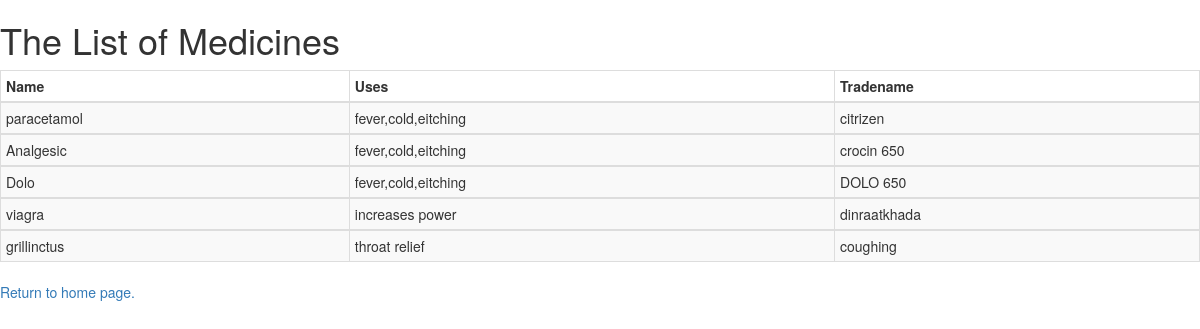
The app's page /medicines, older data.
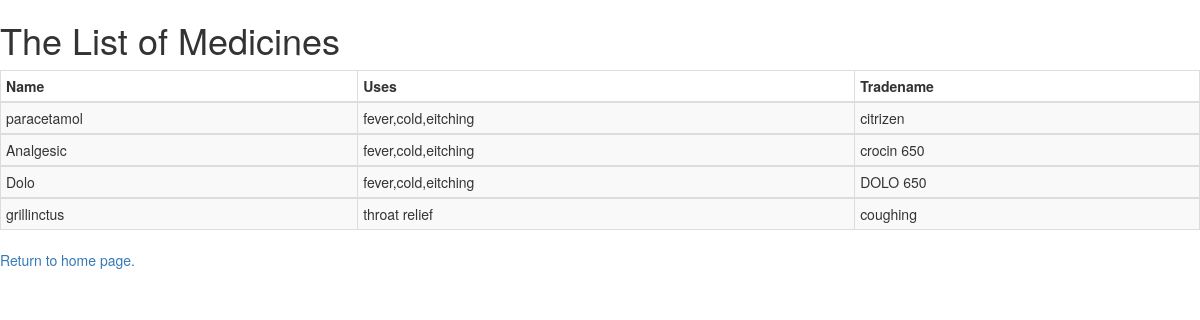
The same page, newer data.
### MedicalDonation/models.py (models this page shows, shortened)
class medicine(models.Model):
    name = models.CharField(max_length=32)
    mfgdate = models.DateField(auto_now=True)
    expdate = models.DateField(auto_now=True)
    manufacturer = models.CharField(max_length=64)
    tradename = models.CharField(max_length=64)
    composition = models.CharField(max_length=64)
    uses = models.CharField(max_length=64)
    quantity = models.PositiveIntegerField()
    sideeffect = models.CharField(max_length=64)
    saltcomposition = models.CharField(max_length=64)
    dosage = models.CharField(max_length=64)

### MedicalDonation/views.py (the view)
# urls.py: path("medicines", views.medicines, name= "Medicine_view"),
def medicines(request):
    context = {
    "medicines": medicine.objects.all()
    }
    return render(request, "MedicalDonation/medicines.html",context)

### MedicalDonation/templates/MedicalDonation/medicines.html (shortened to what this page needs)
<!DOCTYPE html>
<html lang="en" dir="ltr">
  <head>
    <link rel="stylesheet" href="https://maxcdn.bootstrapcdn.com/bootstrap/3.3.7/css/bootstrap.min.css">
  </head>
  <body>
    <h1>The List of Medicines</h1>
    {% load static %}
    <div class="">
      <table border="1" class="table table-striped table-bordered table-hover table-condensed">
        <thead>
          <th> <b>Name</b> </th>
          <th> <b>Uses</b>  </th>
          <th> <b>Tradename</b> </th>
        </thead>
        {% for c in medicines %}
        <tbody>
            <td>{{c.name}}</td>
            <td>{{c.uses}}</td>
            <td>{{c.tradename}}</td>
        </tbody>
        {% endfor  %}
      </table>
      <a href="/">Return to home page.</a>
    </div>
  </body>
</html>

Row changes from the older to the newer data that the page shows:
removed medicine: name "viagra", uses "increases power", tradename "dinraatkhada"
